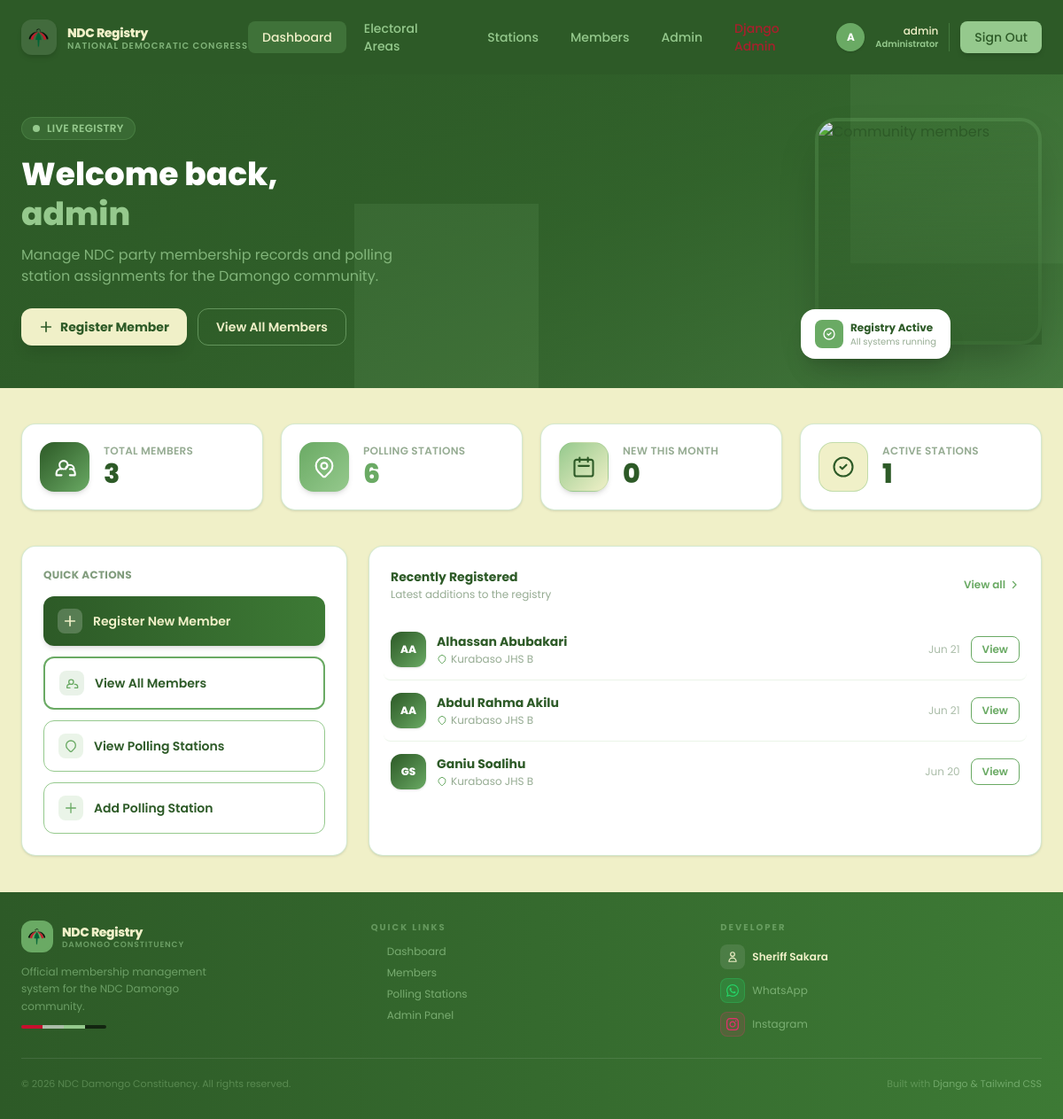
Page /dashboard/ (signed in) on the earlier database version.
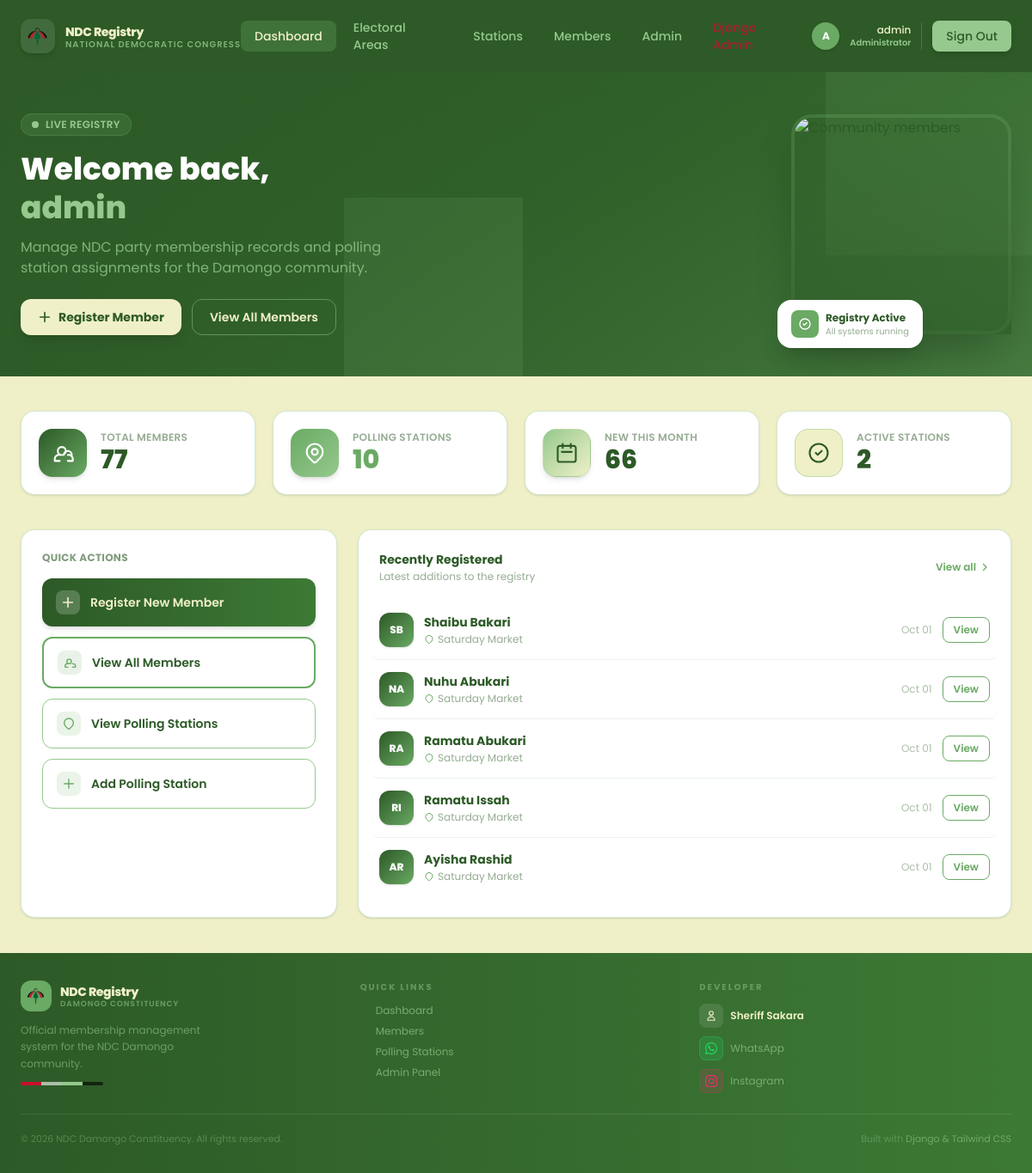
Same page on the later database version.
### core/models.py (models this page shows, shortened)
class PartyMember(models.Model):
    GENDER_CHOICES = [
        ('M', 'Male'),
        ('F', 'Female'),
    ]
    member_id = models.CharField(
        max_length=10,
        unique=True,
        editable=True,
        validators=[validate_member_id])
    first_name = models.CharField(max_length=50)
    middle_name = models.CharField(max_length=50, blank=True)
    last_name = models.CharField(max_length=50)
    gender = models.CharField(max_length=1, choices=GENDER_CHOICES, blank=True)
    date_of_birth = models.DateField(null=True, blank=True)
    phone = models.CharField(max_length=10, blank=True, validators=[validation_phone_no])
    occupation = models.CharField(max_length=100, blank=True)
    address = models.CharField(max_length=200, blank=True)
    ghana_card_id = models.CharField(
        max_length=15,
        blank=True,
        verbose_name='Ghana Card',
        validators=[validation_ghana_card]
        )
    voters_id = models.CharField(
        max_length=10,
        blank=True,
        unique=True,
        verbose_name='Voters ID',
        validators=[validation_voter_id]
        )
    polling_station = models.ForeignKey(
        PollingStation,
        on_delete=models.SET_NULL,
        null=True,
        related_name='members'
    )
    date_registered = models.DateField(default=timezone.now)
    registered_by = models.ForeignKey(
        User,
        on_delete=models.SET_NULL,
        null=True,
        blank=True,
        related_name='registered_members'
    )
    class Meta:
        ordering = ['-date_registered', 'last_name']

class PollingStation(models.Model):
    name = models.CharField(max_length=100)
    location = models.CharField(max_length=200, blank=True)
    constituency = models.CharField(max_length=100, blank=True)
    description = models.TextField(blank=True)
    created_at = models.DateTimeField(auto_now_add=True)
    electoral_area = models.ForeignKey(
        ElectoralArea,
        on_delete=models.CASCADE,
        null=True,
        blank=True,
        related_name='stations',
    )
    class Meta:
        ordering = ['name']

### core/views.py (the view)
# urls.py: path('dashboard/', views.home_view, name='home'),
@login_required
def home_view(request):
    now = timezone.now()
    recent_members = PartyMember.objects.select_related('polling_station').order_by('-date_registered')[:5]
    total_members = PartyMember.objects.count()
    total_stations = PollingStation.objects.count()
    new_this_month = PartyMember.objects.filter(
        date_registered__year=now.year,
        date_registered__month=now.month,
    ).count()
    active_stations = PollingStation.objects.filter(members__isnull=False).distinct().count()
    return render(request, 'core/home.html', {
        'recent_members': recent_members,
        'total_members': total_members,
        'total_stations': total_stations,
        'new_this_month': new_this_month,
        'active_stations': active_stations,
    })

### templates/core/home.html (shortened to what the changed rows need)
{% extends "core/base.html" %}
{% block content %}
<div class="relative bg-gradient-to-br from-[#2d5a27] via-[#3d7a35] to-[#6aaa64] overflow-hidden">
    <div class="relative max-w-7xl mx-auto px-6 py-12">
        <div class="flex flex-col lg:flex-row items-center gap-10">
            <div class="flex-1 animate-slide-left">
                <h1 class="text-3xl lg:text-4xl font-extrabold text-white leading-tight mb-3">
                    Welcome back,<br/>
                    <span class="text-[#95c98d]">{{ user.get_full_name|default:user.username }}</span>
                </h1>
            </div>
        </div>
    </div>
</div>
<div class="max-w-7xl mx-auto px-6 py-10">
    <div class="grid grid-cols-1 sm:grid-cols-2 lg:grid-cols-4 gap-5 mb-10">
        <div class="bg-white rounded-2xl shadow-sm border border-[#95c98d]/40 p-5 flex items-center gap-4 card-hover animate-fade-up delay-100">
            <div>
                <p class="text-xs text-[#2d5a27]/50 font-semibold uppercase tracking-wide">Total Members</p>
                <p class="text-3xl font-extrabold text-[#2d5a27] animate-count-up delay-200">{{ total_members|default:"0" }}</p>
            </div>
        </div>
        <div class="bg-white rounded-2xl shadow-sm border border-[#95c98d]/40 p-5 flex items-center gap-4 card-hover animate-fade-up delay-200">
            <div>
                <p class="text-xs text-[#2d5a27]/50 font-semibold uppercase tracking-wide">Polling Stations</p>
                <p class="text-3xl font-extrabold text-[#6aaa64] animate-count-up delay-300">{{ total_stations|default:"0" }}</p>
            </div>
        </div>
        <div class="bg-white rounded-2xl shadow-sm border border-[#95c98d]/40 p-5 flex items-center gap-4 card-hover animate-fade-up delay-300">
            <div>
                <p class="text-xs text-[#2d5a27]/50 font-semibold uppercase tracking-wide">New This Month</p>
                <p class="text-3xl font-extrabold text-[#2d5a27] animate-count-up delay-400">{{ new_this_month|default:"0" }}</p>
            </div>
        </div>
        <div class="bg-white rounded-2xl shadow-sm border border-[#95c98d]/40 p-5 flex items-center gap-4 card-hover animate-fade-up delay-400">
            <div>
                <p class="text-xs text-[#2d5a27]/50 font-semibold uppercase tracking-wide">Active Stations</p>
                <p class="text-3xl font-extrabold text-[#2d5a27] animate-count-up delay-500">{{ active_stations|default:"0" }}</p>
            </div>
        </div>
    </div>
    <div class="grid grid-cols-1 lg:grid-cols-3 gap-6">
        <div class="bg-white rounded-2xl shadow-sm border border-[#95c98d]/40 p-6 animate-fade-up delay-300">
            <h2 class="text-xs font-bold text-[#2d5a27]/60 uppercase tracking-wide mb-4">Quick Actions</h2>
        </div>
        <div class="lg:col-span-2 bg-white rounded-2xl shadow-sm border border-[#95c98d]/40 p-6 animate-fade-up delay-400">
            <div class="flex items-center justify-between mb-5">
                <div>
                    <h2 class="text-sm font-bold text-[#2d5a27]">Recently Registered</h2>
                </div>
            </div>
            {% if recent_members %}
            <div class="divide-y divide-[#95c98d]/20">
                {% for member in recent_members %}
                <div class="flex items-center justify-between py-3.5 hover:bg-[#f0f0c8]/50 -mx-2 px-2 rounded-lg transition-colors">
                    <div class="flex items-center gap-3">
                        <div class="w-10 h-10 rounded-xl bg-gradient-to-br from-[#2d5a27] to-[#6aaa64] flex items-center justify-center shrink-0 shadow-sm">
                            <span class="text-xs font-extrabold text-white">{{ member.first_name.0|upper }}{{ member.last_name.0|upper }}</span>
                        </div>
                        <div>
                            <p class="text-sm font-bold text-[#2d5a27]">{{ member.first_name }} {{ member.last_name }}</p>
                            <div class="flex items-center gap-1 mt-0.5">
                                <svg class="w-3 h-3 text-[#6aaa64]" fill="none" stroke="currentColor" stroke-width="2" viewBox="0 0 24 24">
                                    <path stroke-linecap="round" stroke-linejoin="round" d="M17.657 16.657L13.414 20.9a2 2 0 01-2.828 0l-4.243-4.243a8 8 0 1111.314 0z"/>
                                </svg>
                                <p class="text-xs text-[#2d5a27]/50">{{ member.polling_station.name }}</p>
                            </div>
                        </div>
                    </div>
                    <div class="flex items-center gap-3">
                        <span class="text-xs text-[#2d5a27]/40 hidden sm:block">{{ member.date_registered|date:"M d" }}</span>
                        <a href="{% url 'member_detail' member.pk %}"
                           class="px-3 py-1.5 text-xs font-semibold text-[#6aaa64] border border-[#6aaa64] rounded-lg
                                  hover:bg-[#6aaa64] hover:text-white transition-all duration-200">
                            View
                        </a>
                    </div>
                </div>
                {% endfor %}
            </div>
            {% endif %}
        </div>
    </div>
</div>
{% endblock content %}

Differences in the rows shown:
removed PartyMember: first_name.0 "A", last_name.0 "A", first_name "Alhassan", last_name "Abubakari", polling_station.name "Kurabaso JHS B", date_registered "Jun 21"
removed PartyMember: first_name.0 "A", last_name.0 "A", first_name "Abdul Rahma", last_name "Akilu", polling_station.name "Kurabaso JHS B", date_registered "Jun 21"
removed PartyMember: first_name.0 "G", last_name.0 "S", first_name "Ganiu", last_name "Soalihu", polling_station.name "Kurabaso JHS B", date_registered "Jun 20"
added PartyMember: first_name.0 "S", last_name.0 "B", first_name "Shaibu", last_name "Bakari", polling_station.name "Saturday Market", date_registered "Oct 01"
added PartyMember: first_name.0 "N", last_name.0 "A", first_name "Nuhu", last_name "Abukari", polling_station.name "Saturday Market", date_registered "Oct 01"
added PartyMember: first_name.0 "R", last_name.0 "A", first_name "Ramatu", last_name "Abukari", polling_station.name "Saturday Market", date_registered "Oct 01"
added PartyMember: first_name.0 "R", last_name.0 "I", first_name "Ramatu", last_name "Issah", polling_station.name "Saturday Market", date_registered "Oct 01"
added PartyMember: first_name.0 "A", last_name.0 "R", first_name "Ayisha", last_name "Rashid", polling_station.name "Saturday Market", date_registered "Oct 01"
Other differences:
{{ total_members|default:"0" }}: "3" → "77"
{{ total_stations|default:"0" }}: "6" → "10"
{{ new_this_month|default:"0" }}: "0" → "66"
{{ active_stations|default:"0" }}: "1" → "2"
